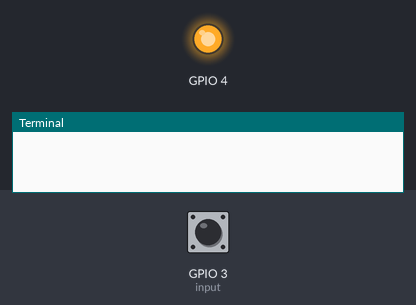
A program run on a simulated Raspberry Pi (BCM pin numbers). Shown: output pins drawn as LEDs (lit = HIGH), the last lines printed to the terminal. The inputs (shaded band) are chosen by the test bench; at power-on: GPIO 3 (input) HIGH. The clock reads 2024-03-15 10:24:30 at power-on unless the program sets it; camera commands give no picture and take their timeout (5 s if none is given; 1 s for webcam tools).

Above: at 1.2 s.
1.3 s: GPIO 3 (input) pulled LOW for 0.15 s
At 6.9 s:
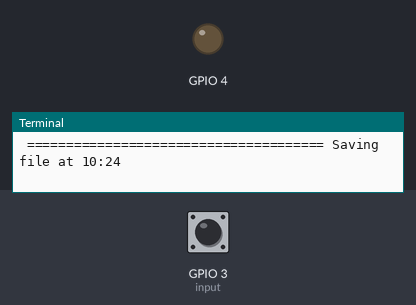
Timing chart, 0 to 8.4 s (numbered marks = the images above; inputs shaded):
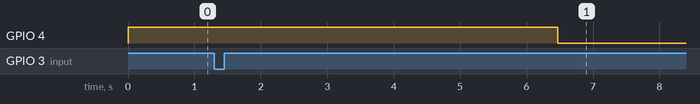

Measured:
- after the input at 1.3 s, GPIO 4: HIGH → LOW after 5.2 s

The program:

raspiLapseCam.py
```python
#!/usr/bin/env python

import os
import time
import RPi.GPIO as GPIO
from datetime import datetime

GPIO.setmode(GPIO.BCM)
GPIO.setup(3, GPIO.IN)
GPIO.setup(4, GPIO.OUT)

prev_input = 1

# camera loop function
def lapseLoop():
	d = datetime.now()
	initYear = "%04d" % (d.year)
	initMonth = "%02d" % (d.month)
	initDate = "%02d" % (d.day)
	initHour = "%02d" % (d.hour)
	initMins = "%02d" % (d.minute)

	# new foldername
	folderToSave = "timeLapse/timelapse_" + str(initYear) + str(initMonth) + str(initDate) + str(initHour) + str(initMins)
	# check for folder before creating
	if not os.path.isdir(folderToSave):
		os.mkdir(folderToSave)
	# Set the initial serial for saved images to 1
	fileSerial = 1
	# Run a WHILE Loop of infinitely
	while True:
		d = datetime.now()
		# Set FileSerialNumber to 000X using four digits
		fileSerialNumber = "%04d" % (fileSerial)
		# Capture the CURRENT time (not start time as set above) to insert into each capture image filename
		hour = "%02d" % (d.hour)
		mins = "%02d" % (d.minute)
		# Define the size of the image you wish to capture.
		imgWidth = 1920 # Max = 2592
		imgHeight = 1080 # Max = 1944
		print " ====================================== Saving file at " + hour + ":" + mins
		#show light for picture status
		GPIO.output(4,GPIO.HIGH)
		# Capture the image using raspistill.
		os.system("raspistill -w " + str(imgWidth) + " -h " + str(imgHeight) + " -o " + str(folderToSave) + "/" + str(fileSerialNumber) + "_" + str(hour) + str(mins) +  ".jpg  -sh 40 -awb auto -mm average -v")
		#shut light off after picture taken
		GPIO.output(4,GPIO.LOW)
		# Increment the fileSerial
		fileSerial += 1
		# Wait 15 seconds before next capture
		time.sleep(15)

# throw light on so we know the script is running
GPIO.output(4,GPIO.HIGH)
# check for button press to start
while True:
	input = GPIO.input(3)
	if ((not prev_input) and input):
		lapseLoop()
	prev_input = input
	time.sleep(0.05)
```
